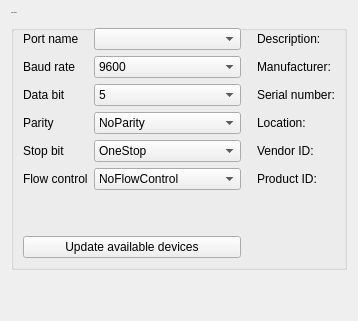
      <widget class="QWidget" name="page_3">
       <layout class="QVBoxLayout" name="verticalLayout">
        <item>
         <widget class="QGroupBox" name="groupBox_comSettings">
          <property name="sizePolicy">
           <sizepolicy hsizetype="Expanding" vsizetype="Expanding">
            <horstretch>0</horstretch>
            <verstretch>0</verstretch>
           </sizepolicy>
          </property>
          <property name="minimumSize">
           <size>
            <width>0</width>
            <height>0</height>
           </size>
          </property>
          <property name="maximumSize">
           <size>
            <width>16777215</width>
            <height>16777215</height>
           </size>
          </property>
          <property name="font">
           <font>
            <pointsize>-1</pointsize>
           </font>
          </property>
          <property name="title">
           <string>COM settings</string>
          </property>
          <layout class="QGridLayout" name="gridLayout_8">
           <item row="20" column="0" colspan="2">
            <spacer name="verticalSpacer_2">
             <property name="orientation">
              <enum>Qt::Vertical</enum>
             </property>
             <property name="sizeHint" stdset="0">
              <size>
               <width>20</width>
               <height>40</height>
              </size>
             </property>
            </spacer>
           </item>
           <item row="8" column="0">
            <widget class="QLabel" name="label_4">
             <property name="sizePolicy">
              <sizepolicy hsizetype="Minimum" vsizetype="Preferred">
               <horstretch>0</horstretch>
               <verstretch>0</verstretch>
              </sizepolicy>
             </property>
             <property name="font">
              <font>
               <pointsize>9</pointsize>
              </font>
             </property>
             <property name="text">
              <string>Flow control</string>
             </property>
            </widget>
           </item>
           <item row="6" column="0">
            <widget class="QLabel" name="label_5">
             <property name="sizePolicy">
              <sizepolicy hsizetype="Minimum" vsizetype="Preferred">
               <horstretch>0</horstretch>
               <verstretch>0</verstretch>
              </sizepolicy>
             </property>
             <property name="font">
              <font>
               <pointsize>9</pointsize>
              </font>
             </property>
             <property name="text">
              <string>Parity</string>
             </property>
            </widget>
           </item>
           <item row="7" column="3">
            <widget class="QLabel" name="vidLabel">
             <property name="font">
              <font>
               <pointsize>9</pointsize>
              </font>
             </property>
             <property name="text">
              <string>Vendor ID:</string>
             </property>
            </widget>
           </item>
           <item row="4" column="0">
            <widget class="QLabel" name="label">
             <property name="sizePolicy">
              <sizepolicy hsizetype="Minimum" vsizetype="Preferred">
               <horstretch>0</horstretch>
               <verstretch>0</verstretch>
              </sizepolicy>
             </property>
             <property name="font">
              <font>
               <pointsize>9</pointsize>
              </font>
             </property>
             <property name="text">
              <string>Baud rate</string>
             </property>
            </widget>
           </item>
           <item row="8" column="3">
            <widget class="QLabel" name="pidLabel">
             <property name="font">
              <font>
               <pointsize>9</pointsize>
              </font>
             </property>
             <property name="text">
              <string>Product ID:</string>
             </property>
            </widget>
           </item>
           <item row="1" column="0">
            <widget class="QLabel" name="label_6">
             <property name="sizePolicy">
              <sizepolicy hsizetype="Minimum" vsizetype="Preferred">
               <horstretch>0</horstretch>
               <verstretch>0</verstretch>
              </sizepolicy>
             </property>
             <property name="font">
              <font>
               <pointsize>9</pointsize>
              </font>
             </property>
             <property name="text">
              <string>Port name</string>
             </property>
            </widget>
           </item>
           <item row="7" column="0">
            <widget class="QLabel" name="label_7">
             <property name="sizePolicy">
              <sizepolicy hsizetype="Minimum" vsizetype="Preferred">
               <horstretch>0</horstretch>
               <verstretch>0</verstretch>
              </sizepolicy>
             </property>
             <property name="font">
              <font>
               <pointsize>9</pointsize>
              </font>
             </property>
             <property name="text">
              <string>Stop bit</string>
             </property>
            </widget>
           </item>
           <item row="5" column="0">
            <widget class="QLabel" name="label_2">
             <property name="sizePolicy">
              <sizepolicy hsizetype="Minimum" vsizetype="Preferred">
               <horstretch>0</horstretch>
               <verstretch>0</verstretch>
              </sizepolicy>
             </property>
             <property name="font">
              <font>
               <pointsize>9</pointsize>
              </font>
             </property>
             <property name="text">
              <string>Data bit</string>
             </property>
            </widget>
           </item>
           <item row="1" column="3">
            <widget class="QLabel" name="descriptionLabel">
             <property name="sizePolicy">
              <sizepolicy hsizetype="Expanding" vsizetype="Preferred">
               <horstretch>0</horstretch>
               <verstretch>0</verstretch>
              </sizepolicy>
             </property>
             <property name="minimumSize">
              <size>
               <width>0</width>
               <height>0</height>
              </size>
             </property>
             <property name="font">
              <font>
               <pointsize>9</pointsize>
              </font>
             </property>
             <property name="text">
              <string>Description:</string>
             </property>
            </widget>
           </item>
           <item row="4" column="3">
            <widget class="QLabel" name="manufacturerLabel">
             <property name="font">
              <font>
               <pointsize>9</pointsize>
              </font>
             </property>
             <property name="text">
              <string>Manufacturer:</string>
             </property>
            </widget>
           </item>
           <item row="1" column="1">
            <widget class="QComboBox" name="comboBox_serialInfo">
             <property name="font">
              <font>
               <pointsize>9</pointsize>
              </font>
             </property>
             <property name="toolTip">
              <string>&lt;html&gt;&lt;head/&gt;&lt;body&gt;&lt;p&gt;Port name COM1 ... N &lt;br/&gt;Display the available port only;&lt;/p&gt;&lt;p&gt;Select the port to see device details below.&lt;/p&gt;&lt;/body&gt;&lt;/html&gt;</string>
             </property>
             <property name="accessibleDescription">
              <string notr="true"/>
             </property>
             <property name="styleSheet">
              <string notr="true"/>
             </property>
             <property name="currentText">
              <string notr="true"/>
             </property>
            </widget>
           </item>
           <item row="5" column="3">
            <widget class="QLabel" name="serialNumberLabel">
             <property name="font">
              <font>
               <pointsize>9</pointsize>
              </font>
             </property>
             <property name="text">
              <string>Serial number:</string>
             </property>
            </widget>
           </item>
           <item row="6" column="3">
            <widget class="QLabel" name="locationLabel">
             <property name="font">
              <font>
               <pointsize>9</pointsize>
              </font>
             </property>
             <property name="text">
              <string>Location:</string>
             </property>
            </widget>
           </item>
           <item row="5" column="1">
            <widget class="QComboBox" name="comboBox_dataBit">
             <property name="font">
              <font>
               <pointsize>9</pointsize>
              </font>
             </property>
             <property name="toolTip">
              <string>&lt;html&gt;&lt;head/&gt;&lt;body&gt;&lt;p&gt;The number of data bits in each character can be 5 (for Baudot code), &lt;br/&gt;6 (rarely used), 7 (for true ASCII), 8 (for most kinds of data, &lt;br/&gt;as this size matches the size of a byte), or 9 (rarely used). &lt;br/&gt;8 data bits are almost universally used in newer applications.&lt;br/&gt;&lt;span style=&quot; font-weight:600;&quot;&gt;Default value:&lt;/span&gt; 8&lt;/p&gt;&lt;/body&gt;&lt;/html&gt;</string>
             </property>
             <property name="styleSheet">
              <string notr="true"/>
             </property>
             <property name="currentText">
              <string notr="true">5</string>
             </property>
             <property name="currentIndex">
              <number>0</number>
             </property>
             <item>
              <property name="text">
               <string extracomment="Data5">5</string>
              </property>
             </item>
             <item>
              <property name="text">
               <string extracomment="Data6">6</string>
              </property>
             </item>
             <item>
              <property name="text">
               <string extracomment="Data7">7</string>
              </property>
             </item>
             <item>
              <property name="text">
               <string extracomment="Data8">8</string>
              </property>
             </item>
            </widget>
           </item>
           <item row="4" column="1">
            <widget class="QComboBox" name="comboBox_baudRate">
             <property name="font">
              <font>
               <pointsize>9</pointsize>
              </font>
             </property>
             <property name="toolTip">
              <string>&lt;html&gt;&lt;head/&gt;&lt;body&gt;&lt;p&gt;The baud rate is the speed of communication in bit/s&lt;br/&gt;Supported values : 1200; 2400; 4800; 9600; 19200; 38400; 57600; 115200 bit/s&lt;br/&gt;&lt;span style=&quot; font-weight:600;&quot;&gt;Default value:&lt;/span&gt; 9600&lt;/p&gt;&lt;/body&gt;&lt;/html&gt;</string>
             </property>
             <property name="accessibleDescription">
              <string notr="true"/>
             </property>
             <property name="styleSheet">
              <string notr="true"/>
             </property>
             <property name="currentText">
              <string notr="true">9600</string>
             </property>
             <property name="currentIndex">
              <number>3</number>
             </property>
             <item>
              <property name="text">
               <string extracomment="Baud1200">1200</string>
              </property>
             </item>
             <item>
              <property name="text">
               <string extracomment="Baud2400">2400</string>
              </property>
             </item>
             <item>
              <property name="text">
               <string extracomment="Baud4800">4800</string>
              </property>
             </item>
             <item>
              <property name="text">
               <string extracomment="Baud9600">9600</string>
              </property>
             </item>
             <item>
              <property name="text">
               <string extracomment="Baud19200">19200</string>
              </property>
             </item>
             <item>
              <property name="text">
               <string extracomment="Baud38400">38400</string>
              </property>
             </item>
             <item>
              <property name="text">
               <string extracomment="Baud57600">57600</string>
              </property>
             </item>
             <item>
              <property name="text">
               <string extracomment="Baud115200">115200</string>
              </property>
             </item>
             <item>
              <property name="text">
               <string extracomment="UnknownBaud">-1</string>
              </property>
             </item>
            </widget>
           </item>
           <item row="7" column="1">
            <widget class="QComboBox" name="comboBox_stopBit">
             <property name="font">
              <font>
               <pointsize>9</pointsize>
              </font>
             </property>
             <property name="toolTip">
              <string>&lt;html&gt;&lt;head/&gt;&lt;body&gt;&lt;p&gt;Stop bits sent at the end of every character allow the receiving signal hardware to detect the end of a character and to resynchronise with the character stream. &lt;/p&gt;&lt;/body&gt;&lt;/html&gt;</string>
             </property>
             <property name="styleSheet">
              <string notr="true"/>
             </property>
             <property name="currentText">
              <string notr="true">OneStop</string>
             </property>
             <item>
              <property name="text">
               <string extracomment="OneStop">OneStop</string>
              </property>
             </item>
             <item>
              <property name="text">
               <string extracomment="OneAndHalfStop">OneAndHalfStop</string>
              </property>
             </item>
             <item>
              <property name="text">
               <string extracomment="TwoStop">TwoStop</string>
              </property>
             </item>
             <item>
              <property name="text">
               <string extracomment="UnknownStopBits">UnknownStopBits</string>
              </property>
             </item>
            </widget>
           </item>
           <item row="6" column="1">
            <widget class="QComboBox" name="comboBox_parity">
             <property name="font">
              <font>
               <pointsize>9</pointsize>
              </font>
             </property>
             <property name="toolTip">
              <string>&lt;html&gt;&lt;head/&gt;&lt;body&gt;&lt;p&gt;Parity is a method of detecting errors in transmission.&lt;br/&gt;When parity is used with a serial port, an extra data bit is sent with each data character, &lt;br/&gt;arranged so that the number of 1 bits in each character, including the parity bit, &lt;br/&gt;is always odd or always even. If a byte is received with the wrong number of 1s, &lt;br/&gt;then it must have been corrupted.&lt;br/&gt;&lt;span style=&quot; font-weight:600;&quot;&gt;Default value:&lt;/span&gt; NoParity&lt;/p&gt;&lt;/body&gt;&lt;/html&gt;</string>
             </property>
             <property name="styleSheet">
              <string notr="true"/>
             </property>
             <property name="currentText">
              <string notr="true">NoParity</string>
             </property>
             <item>
              <property name="text">
               <string extracomment="NoParity">NoParity</string>
              </property>
             </item>
             <item>
              <property name="text">
               <string extracomment="EvenParity">EvenParity</string>
              </property>
             </item>
             <item>
              <property name="text">
               <string extracomment="OddParity">OddParity</string>
              </property>
             </item>
             <item>
              <property name="text">
               <string extracomment="SpaceParity">SpaceParity</string>
              </property>
             </item>
             <item>
              <property name="text">
               <string extracomment="MarkParity">MarkParity</string>
              </property>
             </item>
             <item>
              <property name="text">
               <string extracomment="UnknownParity">UnknownParity</string>
              </property>
             </item>
            </widget>
           </item>
           <item row="8" column="1">
            <widget class="QComboBox" name="comboBox_flowControl">
             <property name="font">
              <font>
               <pointsize>9</pointsize>
              </font>
             </property>
             <property name="toolTip">
              <string>&lt;html&gt;&lt;head/&gt;&lt;body&gt;&lt;p&gt;&lt;span style=&quot; font-family:'sans-serif'; font-size:14px; color:#222222; background-color:#ffffff;&quot;&gt;A serial port may use signals in the interface to pause and resume the transmission of data.&lt;/span&gt;&lt;br&gt;&lt;span style=&quot; font-family:'sans-serif'; font-size:14px; font-weight:600; color:#222222; background-color:#ffffff;&quot;&gt;Default value:&lt;/span&gt;&lt;span style=&quot; font-family:'sans-serif'; font-size:14px; color:#222222; background-color:#ffffff;&quot;&gt; NoFlowControl&lt;/span&gt;&lt;/p&gt;&lt;/body&gt;&lt;/html&gt;</string>
             </property>
             <property name="styleSheet">
              <string notr="true"/>
             </property>
             <property name="currentText">
              <string notr="true">NoFlowControl</string>
             </property>
             <item>
              <property name="text">
               <string extracomment="NoFlowControl">NoFlowControl</string>
              </property>
             </item>
             <item>
              <property name="text">
               <string extracomment="HardwareControl">HardwareControl</string>
              </property>
             </item>
             <item>
              <property name="text">
               <string extracomment="SoftwareControl">SoftwareControl</string>
              </property>
             </item>
             <item>
              <property name="text">
               <string extracomment="UnknownFlowControl">UnknownFlowControl</string>
              </property>
             </item>
            </widget>
           </item>
           <item row="5" column="2">
            <spacer name="horizontalSpacer">
             <property name="orientation">
              <enum>Qt::Horizontal</enum>
             </property>
             <property name="sizeType">
              <enum>QSizePolicy::Minimum</enum>
             </property>
             <property name="sizeHint" stdset="0">
              <size>
               <width>10</width>
               <height>20</height>
              </size>
             </property>
            </spacer>
           </item>
           <item row="21" column="0" colspan="2">
            <widget class="QPushButton" name="pushButton_enumerate">
             <property name="font">
              <font>
               <pointsize>9</pointsize>
              </font>
             </property>
             <property name="toolTip">
              <string>&lt;html&gt;&lt;head/&gt;&lt;body&gt;&lt;p&gt;Rescan serial port to detect and update the list of connected devices&lt;/p&gt;&lt;/body&gt;&lt;/html&gt;</string>
             </property>
             <property name="styleSheet">
              <string notr="true"/>
             </property>
             <property name="text">
              <string>Update available devices</string>
             </property>
            </widget>
           </item>
          </layout>
         </widget>
        </item>
        <item>
         <spacer name="verticalSpacer_3">
          <property name="orientation">
           <enum>Qt::Vertical</enum>
          </property>
          <property name="sizeHint" stdset="0">
           <size>
            <width>20</width>
            <height>40</height>
           </size>
          </property>
         </spacer>
        </item>
       </layout>
      </widget>
